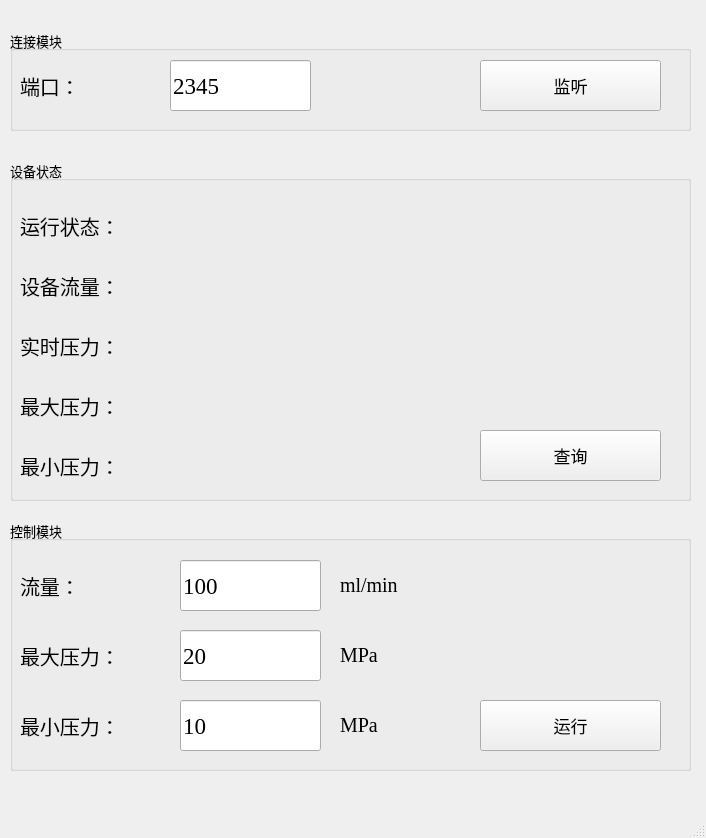
<?xml version="1.0" encoding="UTF-8"?>
<ui version="4.0">
 <class>MainWindow</class>
 <widget class="QMainWindow" name="MainWindow">
  <property name="geometry">
   <rect>
    <x>0</x>
    <y>0</y>
    <width>706</width>
    <height>838</height>
   </rect>
  </property>
  <property name="windowTitle">
   <string>MainWindow</string>
  </property>
  <widget class="QWidget" name="centralwidget">
   <widget class="QGroupBox" name="groupBox">
    <property name="geometry">
     <rect>
      <x>10</x>
      <y>30</y>
      <width>681</width>
      <height>101</height>
     </rect>
    </property>
    <property name="font">
     <font>
      <pointsize>10</pointsize>
     </font>
    </property>
    <property name="title">
     <string>连接模块</string>
    </property>
    <widget class="QLabel" name="label_10">
     <property name="geometry">
      <rect>
       <x>10</x>
       <y>30</y>
       <width>81</width>
       <height>51</height>
      </rect>
     </property>
     <property name="font">
      <font>
       <pointsize>15</pointsize>
      </font>
     </property>
     <property name="text">
      <string>端口：</string>
     </property>
    </widget>
    <widget class="QLineEdit" name="txtPort">
     <property name="geometry">
      <rect>
       <x>160</x>
       <y>30</y>
       <width>141</width>
       <height>51</height>
      </rect>
     </property>
     <property name="font">
      <font>
       <family>Times New Roman</family>
       <pointsize>17</pointsize>
      </font>
     </property>
     <property name="text">
      <string>2345</string>
     </property>
    </widget>
    <widget class="QPushButton" name="btnListen">
     <property name="geometry">
      <rect>
       <x>470</x>
       <y>30</y>
       <width>181</width>
       <height>51</height>
      </rect>
     </property>
     <property name="font">
      <font>
       <pointsize>13</pointsize>
      </font>
     </property>
     <property name="text">
      <string>监听</string>
     </property>
    </widget>
   </widget>
   <widget class="QGroupBox" name="groupBox_2">
    <property name="geometry">
     <rect>
      <x>10</x>
      <y>520</y>
      <width>681</width>
      <height>251</height>
     </rect>
    </property>
    <property name="font">
     <font>
      <pointsize>10</pointsize>
     </font>
    </property>
    <property name="title">
     <string>控制模块</string>
    </property>
    <widget class="QPushButton" name="btnRun">
     <property name="geometry">
      <rect>
       <x>470</x>
       <y>180</y>
       <width>181</width>
       <height>51</height>
      </rect>
     </property>
     <property name="font">
      <font>
       <pointsize>13</pointsize>
      </font>
     </property>
     <property name="text">
      <string>运行</string>
     </property>
    </widget>
    <widget class="QLabel" name="label_4">
     <property name="geometry">
      <rect>
       <x>10</x>
       <y>40</y>
       <width>81</width>
       <height>51</height>
      </rect>
     </property>
     <property name="font">
      <font>
       <pointsize>15</pointsize>
      </font>
     </property>
     <property name="text">
      <string>流量：</string>
     </property>
    </widget>
    <widget class="QLineEdit" name="txtMinPress">
     <property name="geometry">
      <rect>
       <x>170</x>
       <y>180</y>
       <width>141</width>
       <height>51</height>
      </rect>
     </property>
     <property name="font">
      <font>
       <family>Times New Roman</family>
       <pointsize>17</pointsize>
      </font>
     </property>
     <property name="text">
      <string>10</string>
     </property>
    </widget>
    <widget class="QLineEdit" name="txtFlowRate">
     <property name="geometry">
      <rect>
       <x>170</x>
       <y>40</y>
       <width>141</width>
       <height>51</height>
      </rect>
     </property>
     <property name="font">
      <font>
       <family>Times New Roman</family>
       <pointsize>17</pointsize>
      </font>
     </property>
     <property name="text">
      <string>100</string>
     </property>
    </widget>
    <widget class="QLabel" name="label_7">
     <property name="geometry">
      <rect>
       <x>10</x>
       <y>110</y>
       <width>151</width>
       <height>51</height>
      </rect>
     </property>
     <property name="font">
      <font>
       <pointsize>15</pointsize>
      </font>
     </property>
     <property name="text">
      <string>最大压力：</string>
     </property>
    </widget>
    <widget class="QLabel" name="label_5">
     <property name="geometry">
      <rect>
       <x>330</x>
       <y>40</y>
       <width>101</width>
       <height>51</height>
      </rect>
     </property>
     <property name="font">
      <font>
       <family>Times New Roman</family>
       <pointsize>15</pointsize>
      </font>
     </property>
     <property name="text">
      <string>ml/min</string>
     </property>
    </widget>
    <widget class="QLabel" name="label_6">
     <property name="geometry">
      <rect>
       <x>330</x>
       <y>110</y>
       <width>101</width>
       <height>51</height>
      </rect>
     </property>
     <property name="font">
      <font>
       <family>Times New Roman</family>
       <pointsize>15</pointsize>
      </font>
     </property>
     <property name="text">
      <string>MPa</string>
     </property>
    </widget>
    <widget class="QLabel" name="label_9">
     <property name="geometry">
      <rect>
       <x>330</x>
       <y>180</y>
       <width>101</width>
       <height>51</height>
      </rect>
     </property>
     <property name="font">
      <font>
       <family>Times New Roman</family>
       <pointsize>15</pointsize>
      </font>
     </property>
     <property name="text">
      <string>MPa</string>
     </property>
    </widget>
    <widget class="QLabel" name="label_8">
     <property name="geometry">
      <rect>
       <x>10</x>
       <y>180</y>
       <width>151</width>
       <height>51</height>
      </rect>
     </property>
     <property name="font">
      <font>
       <pointsize>15</pointsize>
      </font>
     </property>
     <property name="text">
      <string>最小压力：</string>
     </property>
    </widget>
    <widget class="QLineEdit" name="txtMaxPress">
     <property name="geometry">
      <rect>
       <x>170</x>
       <y>110</y>
       <width>141</width>
       <height>51</height>
      </rect>
     </property>
     <property name="font">
      <font>
       <family>Times New Roman</family>
       <pointsize>17</pointsize>
      </font>
     </property>
     <property name="text">
      <string>20</string>
     </property>
    </widget>
   </widget>
   <widget class="QGroupBox" name="groupBox_3">
    <property name="geometry">
     <rect>
      <x>10</x>
      <y>160</y>
      <width>681</width>
      <height>341</height>
     </rect>
    </property>
    <property name="font">
     <font>
      <pointsize>10</pointsize>
     </font>
    </property>
    <property name="title">
     <string>设备状态</string>
    </property>
    <widget class="QPushButton" name="btnSearch">
     <property name="geometry">
      <rect>
       <x>470</x>
       <y>270</y>
       <width>181</width>
       <height>51</height>
      </rect>
     </property>
     <property name="font">
      <font>
       <pointsize>13</pointsize>
      </font>
     </property>
     <property name="text">
      <string>查询</string>
     </property>
    </widget>
    <widget class="QLabel" name="label_11">
     <property name="geometry">
      <rect>
       <x>10</x>
       <y>40</y>
       <width>151</width>
       <height>51</height>
      </rect>
     </property>
     <property name="font">
      <font>
       <pointsize>15</pointsize>
      </font>
     </property>
     <property name="text">
      <string>运行状态：</string>
     </property>
    </widget>
    <widget class="QLabel" name="label_12">
     <property name="geometry">
      <rect>
       <x>10</x>
       <y>220</y>
       <width>151</width>
       <height>51</height>
      </rect>
     </property>
     <property name="font">
      <font>
       <pointsize>15</pointsize>
      </font>
     </property>
     <property name="text">
      <string>最大压力：</string>
     </property>
    </widget>
    <widget class="QLabel" name="label_13">
     <property name="geometry">
      <rect>
       <x>10</x>
       <y>280</y>
       <width>151</width>
       <height>51</height>
      </rect>
     </property>
     <property name="font">
      <font>
       <pointsize>15</pointsize>
      </font>
     </property>
     <property name="text">
      <string>最小压力：</string>
     </property>
    </widget>
    <widget class="QLabel" name="label_14">
     <property name="geometry">
      <rect>
       <x>10</x>
       <y>100</y>
       <width>151</width>
       <height>51</height>
      </rect>
     </property>
     <property name="font">
      <font>
       <pointsize>15</pointsize>
      </font>
     </property>
     <property name="text">
      <string>设备流量：</string>
     </property>
    </widget>
    <widget class="QLabel" name="label_15">
     <property name="geometry">
      <rect>
       <x>10</x>
       <y>160</y>
       <width>151</width>
       <height>51</height>
      </rect>
     </property>
     <property name="font">
      <font>
       <pointsize>15</pointsize>
      </font>
     </property>
     <property name="text">
      <string>实时压力：</string>
     </property>
    </widget>
    <widget class="QLabel" name="labStatus">
     <property name="geometry">
      <rect>
       <x>170</x>
       <y>40</y>
       <width>151</width>
       <height>51</height>
      </rect>
     </property>
     <property name="font">
      <font>
       <pointsize>15</pointsize>
      </font>
     </property>
     <property name="text">
      <string> </string>
     </property>
    </widget>
    <widget class="QLabel" name="labFlowrate">
     <property name="geometry">
      <rect>
       <x>170</x>
       <y>100</y>
       <width>151</width>
       <height>51</height>
      </rect>
     </property>
     <property name="font">
      <font>
       <pointsize>15</pointsize>
      </font>
     </property>
     <property name="text">
      <string> </string>
     </property>
    </widget>
    <widget class="QLabel" name="labPress">
     <property name="geometry">
      <rect>
       <x>170</x>
       <y>160</y>
       <width>151</width>
       <height>51</height>
      </rect>
     </property>
     <property name="font">
      <font>
       <pointsize>15</pointsize>
      </font>
     </property>
     <property name="text">
      <string> </string>
     </property>
    </widget>
    <widget class="QLabel" name="labMaxpress">
     <property name="geometry">
      <rect>
       <x>170</x>
       <y>220</y>
       <width>151</width>
       <height>51</height>
      </rect>
     </property>
     <property name="font">
      <font>
       <pointsize>15</pointsize>
      </font>
     </property>
     <property name="text">
      <string> </string>
     </property>
    </widget>
    <widget class="QLabel" name="labMinpress">
     <property name="geometry">
      <rect>
       <x>170</x>
       <y>280</y>
       <width>151</width>
       <height>51</height>
      </rect>
     </property>
     <property name="font">
      <font>
       <pointsize>15</pointsize>
      </font>
     </property>
     <property name="text">
      <string> </string>
     </property>
    </widget>
   </widget>
  </widget>
  <widget class="QMenuBar" name="menubar">
   <property name="geometry">
    <rect>
     <x>0</x>
     <y>0</y>
     <width>706</width>
     <height>29</height>
    </rect>
   </property>
  </widget>
  <widget class="QStatusBar" name="statusbar"/>
 </widget>
 <resources/>
 <connections/>
</ui>
